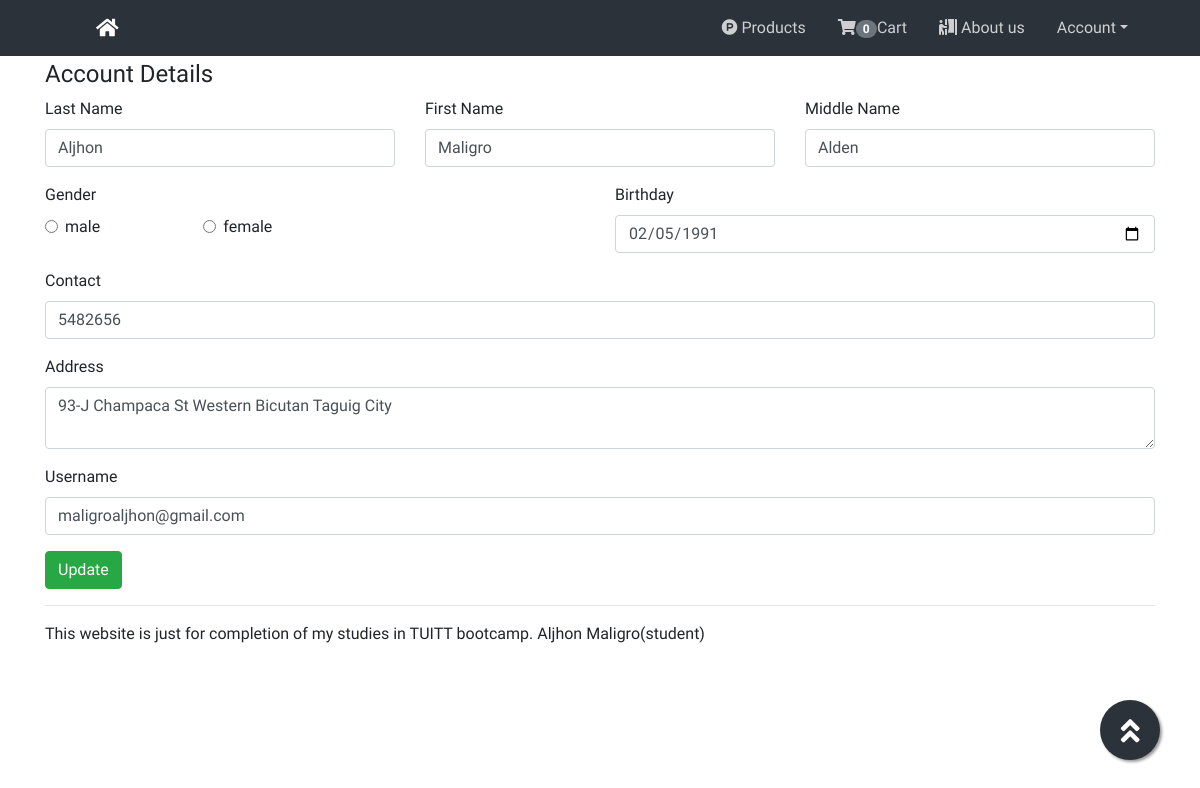
The page /app/views/account.php (signed in) on the database as committed earlier.
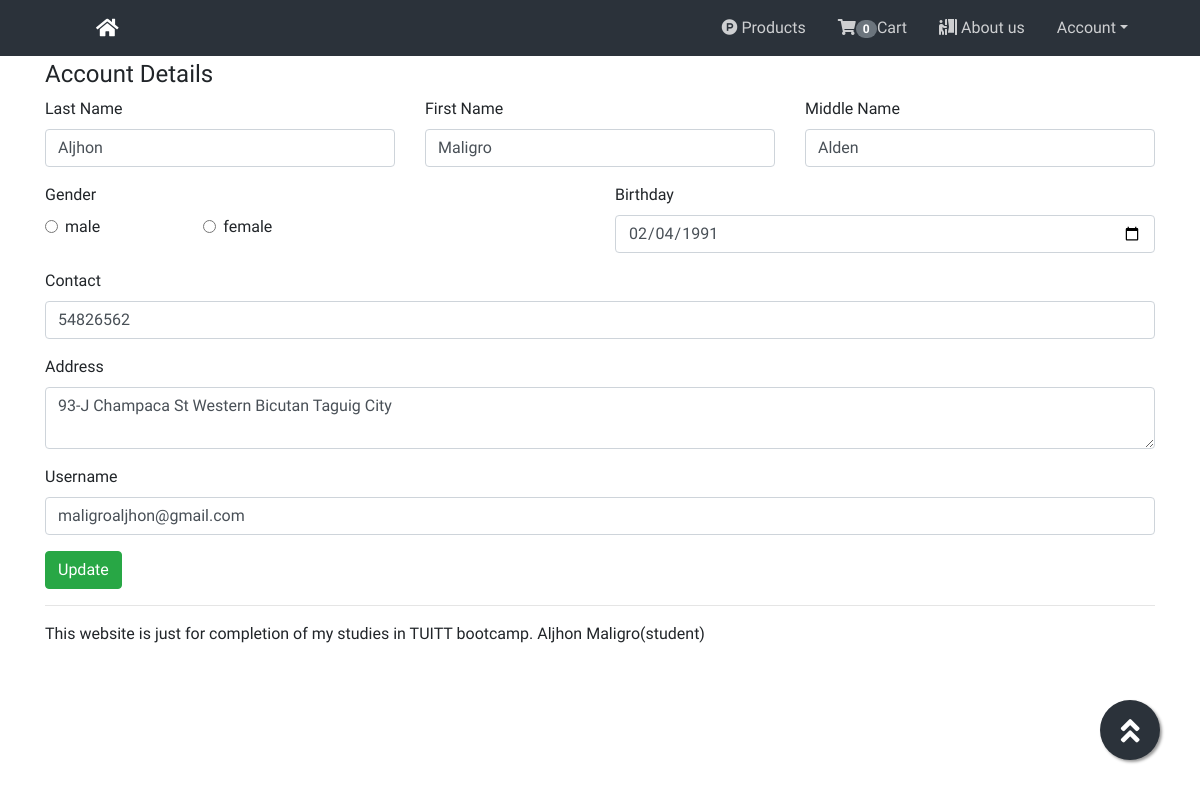
The same page on the database as committed later.
### tables this page shows
CREATE TABLE `tbl_account` (
  `id` int(11) NOT NULL,
  `fname` varchar(255) NOT NULL,
  `mname` varchar(255) NOT NULL,
  `lname` varchar(255) NOT NULL,
  `gender` varchar(255) NOT NULL,
  `address` varchar(255) NOT NULL,
  `contact` int(25) DEFAULT NULL,
  `date_created` varchar(255) NOT NULL,
  `bday` varchar(255) NOT NULL,
  `username` varchar(255) NOT NULL,
  `password` varchar(255) NOT NULL
);

### app/views/account.php (the view, shortened to what this page needs)
<?php require_once "../partials/header.php";
?>
<div class="section mp">
	<div class="container" id="upaccount">
		<h4>Account Details</h4>
			  		<?php
			  		require_once "../controllers/connection.php";
			  		$id = $_SESSION['userid'];
			  		$sql = "SELECT * from tbl_account where id = '$id'";
			  		$result = mysqli_query($con,$sql);
			  		if(mysqli_num_rows($result) > 0){
			  			while ($row = mysqli_fetch_assoc($result)) {
			  				echo "<form action='' method='POST'>
			  				<div class='form-group'>
				  		<div class='row'>
					  		<div class='col-md-4'>
							    <label for='lname'>Last Name </label>
							    <input type='text' class='form-control' id='Updatelname' placeholder='Last Name' value='$row[lname]'>
						    </div>
							<div class='col-md-4'>
							    <label for='fname'>First Name </label>
							    <input type='text' class='form-control' id='Updatefname' placeholder='First Name' value='$row[fname]'>
						    </div>
						    <div class='col-md-4'>
							    <label for='mname'>Middle Name </label>
							    <input type='text' class='form-control' id='Updatemname' placeholder='Middle Name' value='$row[mname]'>
						    </div>
				    	</div>
			 		 </div>
			  <div class='form-group'>
				  	<div class='row'>
				  		<div class='col-md-5'>
				  			<label for='gender'>Gender</label> <span id='Updateerr_gender'></span>
				  				<div class='row'>
								    <div class='col-md-4'>
										<div class='form-check'>
										  <input class='form-check-input' type='radio' name='Updategender' value='male'>
										  <label class='form-check-label' for='exampleRadios1'>
										  male
										  </label>
										</div>
									</div>
									<div class='col-md-4'>
										<div class='form-check'>
										  <input class='form-check-input' type='radio' name='Updategender' value='female'>
										  <label class='form-check-label' for='exampleRadios2'>
										    female
										  </label>
										</div>
									</div>
								</div>
					    </div>
					    <div class='col-md-1'></div>
						<div class='col-md-6'>
						    <label for='bday'>Birthday</label>
						    <input type='date' class='form-control' id='Updatebday' placeholder='00/00/0000' value='$row[bday]'>
					    </div>
				    </div>
			  </div>
			  <div class='form-group'>
			  	<div class='row'>
			  		<div class='col-md-12'>
				    <label for='contact'>Contact</label>
				    <input type='text' class='form-control' id='Updatecontact' value='$row[contact]'>
				    </div>
				</div>
			  </div>
			  <div class='form-group'>
			  	<div class='row'>
			  		<div class='col-md-12'>
				    <label for='address'>Address </label>
				    <textarea class='form-control' id='Updateaddress'>$row[address]</textarea>
				    </div>
				</div>
			  </div>
			  <div class='form-group'>
			  	<div class='row'>
			  		<div class='col-md-12'>
				    <label for='username'> Username</label>
				    <input type='email' class='form-control' id='Updateusername' placeholder='example@gmail.com' value='$row[username]'>
				    </div>
			    </div>
			  </div>
			  <div class='row'>
			  	  <div class='col-md-12'>
				  <button type='button' class='btn btn-success' id='btn_updateAccount'>Update</button>
				  </div>
			  </div>
			</form>";
			  			}
			  		}
					?>
	</div>
</div>
<?php require_once "../partials/footer.php"; ?>

Rows that differ between the two databases and show on the page:
changed tbl_account "Aljhon": bday "02/05/1991" → "02/04/1991"; contact "5482656" → "54826562"
